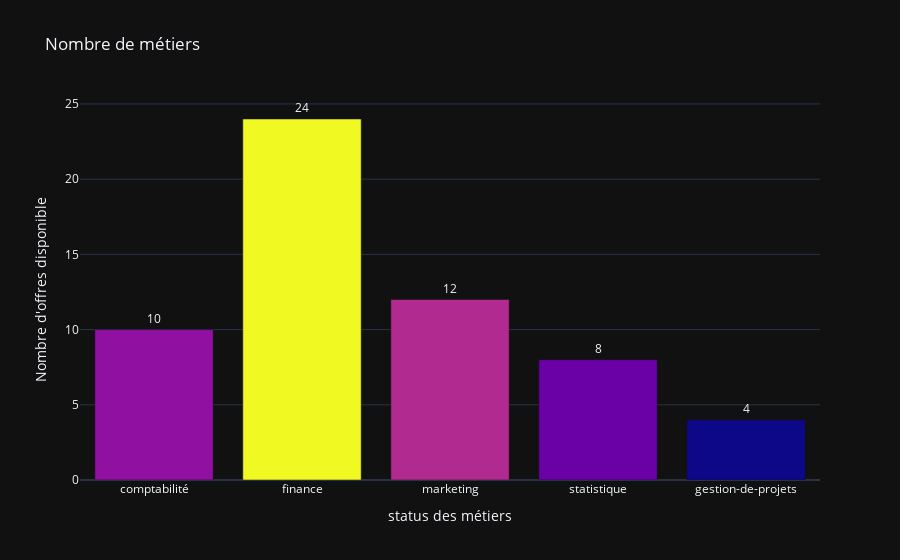

Notebook code cell kept with this figure:
### Code cell
fig = go.Figure(go.Bar(
    x = df_stats['company'],y = df_stats['Count'],text=df_stats['Count'],marker={'color': df_stats['Count']}
    ,textposition = "outside"))
fig.update_layout(title_text='Nombre de métiers ',xaxis_title="status des métiers",yaxis_title="Nombre d'offres disponible")
fig.show()

### Figure 1 — Plotly figure (JSON) as saved in the notebook; plotly's stock layout.template omitted (floating-point values rounded to 4 significant figures)
{"data": [{"marker": {"color": [10, 24, 12, 8, 4]}, "text": [10, 24, 12, 8, 4], "textposition": "outside", "type": "bar", "x": ["comptabilité", "finance", "marketing", "statistique", "gestion-de-projets"], "y": [10, 24, 12, 8, 4]}], "layout": {"autosize": true, "title": {"text": "Nombre de métiers "}, "xaxis": {"autorange": true, "range": [-0.5, 4.5], "title": {"text": "status des métiers"}, "type": "category"}, "yaxis": {"autorange": true, "range": [0, 25.26], "title": {"text": "Nombre d'offres disponible"}, "type": "linear"}}}
